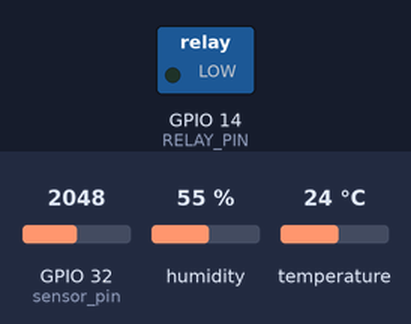
A sketch run on a simulated ESP32. On the bench: switched loads named in the sketch (green lamp = pin HIGH). The inputs (shaded band) are chosen by the test bench; at power-on: GPIO 32 (sensor_pin) = 2048, humidity 55 %, temperature 24 °C. WiFi joins after 1.5 s; servers stay silent unless stated; what the sketch prints to the serial monitor is not drawn.

Above: at 3.1 s.
3.2 s: GPIO 32 (sensor_pin) set to 2446
8.6 s: GPIO 32 (sensor_pin) set to 2558
At 12.5 s:
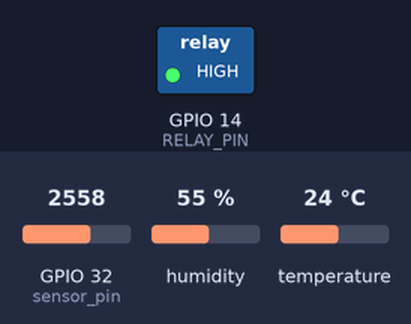
14.0 s: GPIO 32 (sensor_pin) set to 2460
At 17.1 s:
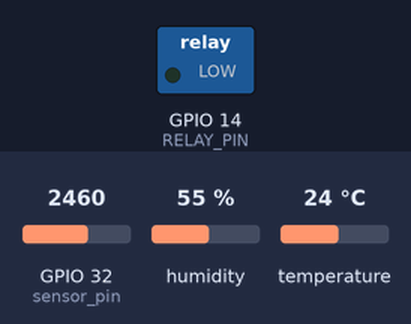
19.4 s: GPIO 32 (sensor_pin) set to 2540
At 20.4 s:
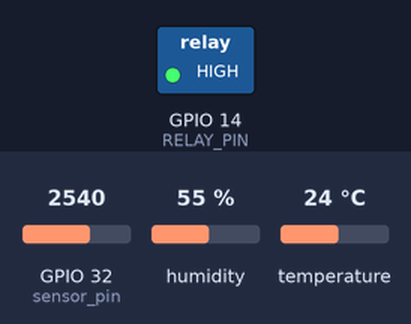
Timing chart, 0 to 22.4 s (numbered marks = the images above; inputs shaded):
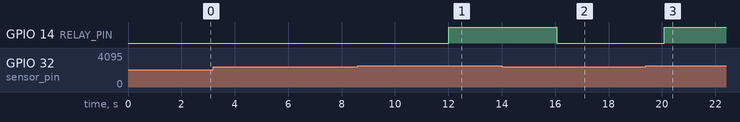

The sketch:

Smart_Irrigation.ino
```cpp
#include <WiFi.h>
#include "DHT.h"
#define BLYNK_PRINT Serial

#define BLYNK_TEMPLATE_ID "TMPL3-SNugFpO"
#define BLYNK_TEMPLATE_NAME "Smart Irrigation"
#define BLYNK_AUTH_TOKEN "_Me5EaYLSdn6jQjIaFSzYVopFpdDUUky"

#include <BlynkSimpleEsp32.h>

const char *ssid =  "12";
const char *pass =  "123456789";

WiFiClient client;

#define DHT11_PIN 4
#define DHTTYPE DHT11
#define sensor_pin 32
#define RELAY_PIN 14

DHT dht(DHT11_PIN, DHTTYPE);

void setup() {
  Serial.begin(9600);

  WiFi.begin(ssid, pass);
  while(WiFi.status() != WL_CONNECTED)
  {
    delay(200);
    Serial.print("..");
  }
  Serial.println();
  Serial.println("ESP32 is connected!");
  Serial.println(WiFi.localIP());

  Blynk.begin(BLYNK_AUTH_TOKEN, ssid, pass);

  pinMode(RELAY_PIN, OUTPUT);
  pinMode(sensor_pin, INPUT);

  Serial.println(F("DHTxx test!"));
  dht.begin();
}

void loop() {

  delay(2000);
  float h = dht.readHumidity();
  float t = dht.readTemperature();

  if (isnan(h) || isnan(t)) {
    Serial.println(F("Failed to read from DHT sensor!"));
    return;
  }
  float moisture_Value;
  float moisture_percentage;

  moisture_Value = analogRead(sensor_pin);
  moisture_percentage = map(moisture_Value, 1300, 4095, 100, 0);

  if(moisture_Value>2500)
  digitalWrite(RELAY_PIN, HIGH);
  else
  digitalWrite(RELAY_PIN, LOW);


  Serial.print(F(" Humidity: "));
  Serial.print(h);
  Serial.print(F("%  Temperature: "));
  Serial.print(t);
  Serial.print(F("C "));
  Serial.println("");
  Serial.print("Soil Moisture(in Percentage) = ");
  Serial.print(moisture_percentage);
  Serial.println("%");

  Blynk.virtualWrite(V0, moisture_percentage);
  Blynk.virtualWrite(V1, t);
  Blynk.virtualWrite(V2, h);

  Blynk.run();

  delay(2000);
}
```

Measured:
- the behaviour switches between 2500 and 2501 on GPIO 32 (sensor_pin) (found by bisection; images 0 and 1)
- after the input at 3.2 s, every drawn part: stays the same
- after the input at 8.6 s, GPIO 14 (RELAY_PIN): LOW → HIGH after 3.4 s
- after the input at 14.0 s, GPIO 14 (RELAY_PIN): HIGH → LOW after 2.1 s
- after the input at 19.4 s, GPIO 14 (RELAY_PIN): LOW → HIGH after 0.69 s
